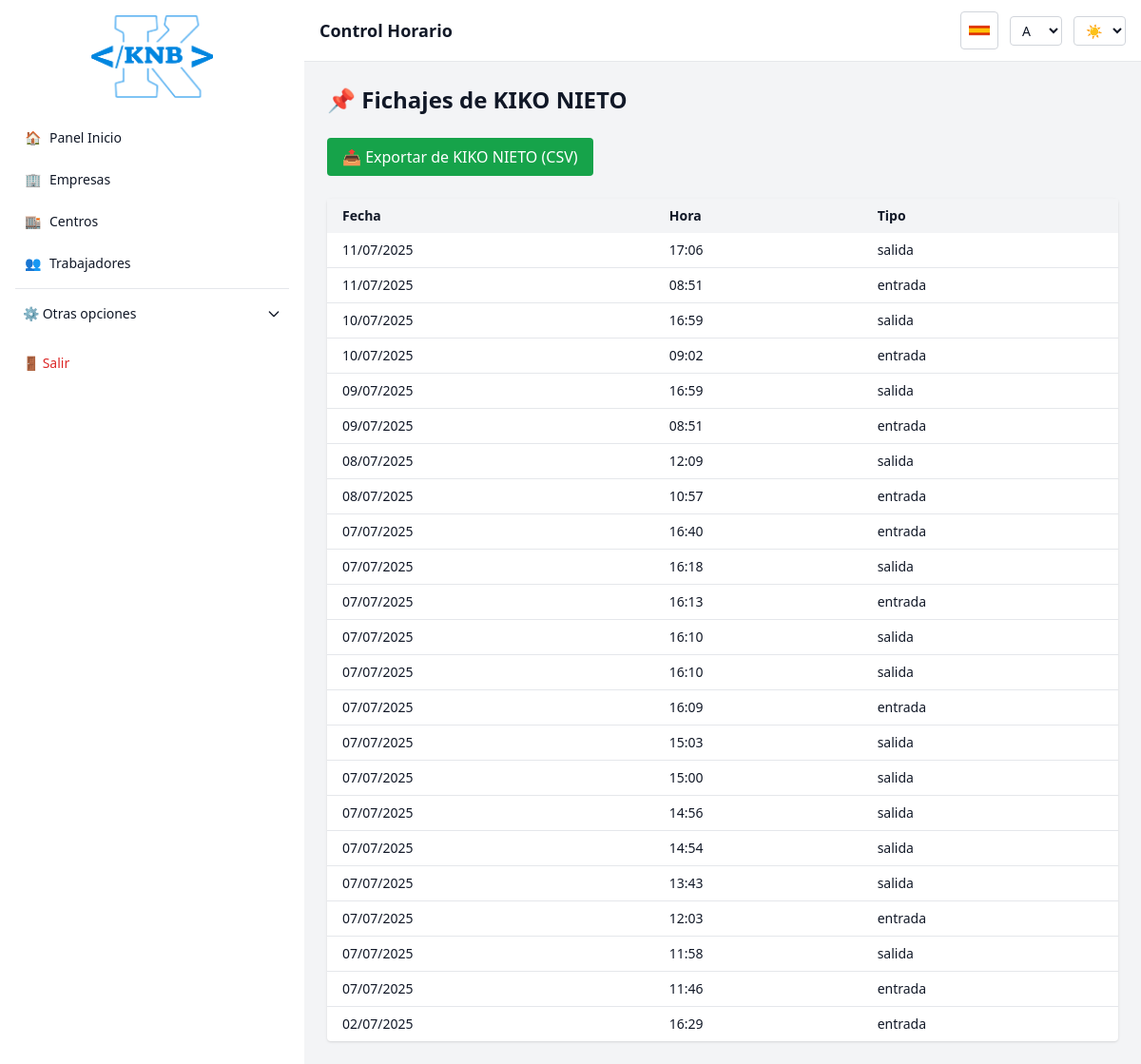
/fichajes/trabajador/55 (signed in), run on the app's committed database.
### app/models.py (models this page shows)
class Fichaje(db.Model):
    id = db.Column(db.Integer, primary_key=True)
    fecha = db.Column(db.Date, default=datetime.utcnow)
    hora = db.Column(db.Time, default=datetime.utcnow)
    tipo = db.Column(db.String(10))
    trabajador_id = db.Column(
        db.Integer,
        db.ForeignKey('trabajador.id', ondelete='CASCADE'),
        nullable=False
    )

### app/routes/fichajes.py (the view)
@bp.route('/trabajador/<int:trabajador_id>')
@login_required
def historial_fichajes(trabajador_id):
    trabajador = Trabajador.query.get_or_404(trabajador_id)
    fichajes = Fichaje.query.filter_by(trabajador_id=trabajador.id)\
                            .order_by(Fichaje.fecha.desc(), Fichaje.hora.desc()).all()
    return render_template('fichajes.html', trabajador=trabajador, fichajes=fichajes)

### templates/fichajes.html (shortened to what this page needs)
{% extends 'base.html' %}
{% block content %}
<h2 class="text-2xl font-semibold mb-6">
    {% if trabajador %}
        <span data-i18n="fichajes.titulo_individual" data-i18n-params='{"nombre": "{{ trabajador.nombre }}"}'>
        </span>
    {% else %}
        <span data-i18n="fichajes.titulo_general">📌 Lista de Fichajes</span>
    {% endif %}
</h2>
<div class="mb-6">
    {% if not trabajador %}
        <a href="{{ url_for('fichajes.exportar_fichajes_csv') }}"
           class="inline-block bg-green-600 text-white px-4 py-2 rounded hover:bg-green-700"
           data-i18n="fichajes.exportar_todos">
           📤 Exportar todos (CSV)
        </a>
    {% else %}
        <a href="{{ url_for('fichajes.exportar_fichajes_trabajador_csv', trabajador_id=trabajador.id) }}"
           class="inline-block bg-green-600 text-white px-4 py-2 rounded hover:bg-green-700"
           data-i18n="fichajes.exportar_individual"
           data-i18n-params='{"nombre": "{{ trabajador.nombre }}"}'>
        </a>
    {% endif %}
</div>
{% if fichajes %}
<table class="min-w-full bg-white dark:bg-gray-800 rounded shadow text-sm">
    <thead class="bg-gray-100 dark:bg-gray-700">
        <tr>
            <th class="px-4 py-2 text-left" data-i18n="fichajes.tabla.fecha">📅 Fecha</th>
            <th class="px-4 py-2 text-left" data-i18n="fichajes.tabla.hora">⏰ Hora</th>
            <th class="px-4 py-2 text-left" data-i18n="fichajes.tabla.tipo">🔁 Tipo</th>
        </tr>
    </thead>
    <tbody class="divide-y divide-gray-200 dark:divide-gray-700">
        {% for f in fichajes %}
        <tr>
            <td class="px-4 py-2">{{ f.fecha.strftime('%d/%m/%Y') }}</td>
            <td class="px-4 py-2">{{ f.hora.strftime('%H:%M') }}</td>
            <td class="px-4 py-2">{{ f.tipo }}</td>
        </tr>
        {% endfor %}
    </tbody>
</table>
{% else %}
<p class="text-gray-500" data-i18n="fichajes.vacio">No hay fichajes registrados.</p>
{% endif %}
{% endblock %}

### data on the page
Fichaje: fecha "11/07/2025", hora "17:06", tipo "salida"
Fichaje: fecha "11/07/2025", hora "08:51", tipo "entrada"
Fichaje: fecha "10/07/2025", hora "16:59", tipo "salida"
Fichaje: fecha "10/07/2025", hora "09:02", tipo "entrada"
Fichaje: fecha "09/07/2025", hora "16:59", tipo "salida"
Fichaje: fecha "09/07/2025", hora "08:51", tipo "entrada"
Fichaje: fecha "08/07/2025", hora "12:09", tipo "salida"
Fichaje: fecha "08/07/2025", hora "10:57", tipo "entrada"
Fichaje: fecha "07/07/2025", hora "16:40", tipo "entrada"
Fichaje: fecha "07/07/2025", hora "16:18", tipo "salida"
Fichaje: fecha "07/07/2025", hora "16:13", tipo "entrada"
Fichaje: fecha "07/07/2025", hora "16:10", tipo "salida"
Fichaje: fecha "07/07/2025", hora "16:10", tipo "salida"
Fichaje: fecha "07/07/2025", hora "16:09", tipo "entrada"
Fichaje: fecha "07/07/2025", hora "15:03", tipo "salida"
Fichaje: fecha "07/07/2025", hora "15:00", tipo "salida"
Fichaje: fecha "07/07/2025", hora "14:56", tipo "salida"
Fichaje: fecha "07/07/2025", hora "14:54", tipo "salida"
Fichaje: fecha "07/07/2025", hora "13:43", tipo "salida"
Fichaje: fecha "07/07/2025", hora "12:03", tipo "entrada"
Fichaje: fecha "07/07/2025", hora "11:58", tipo "salida"
Fichaje: fecha "07/07/2025", hora "11:46", tipo "entrada"
Fichaje: fecha "02/07/2025", hora "16:29", tipo "entrada"
